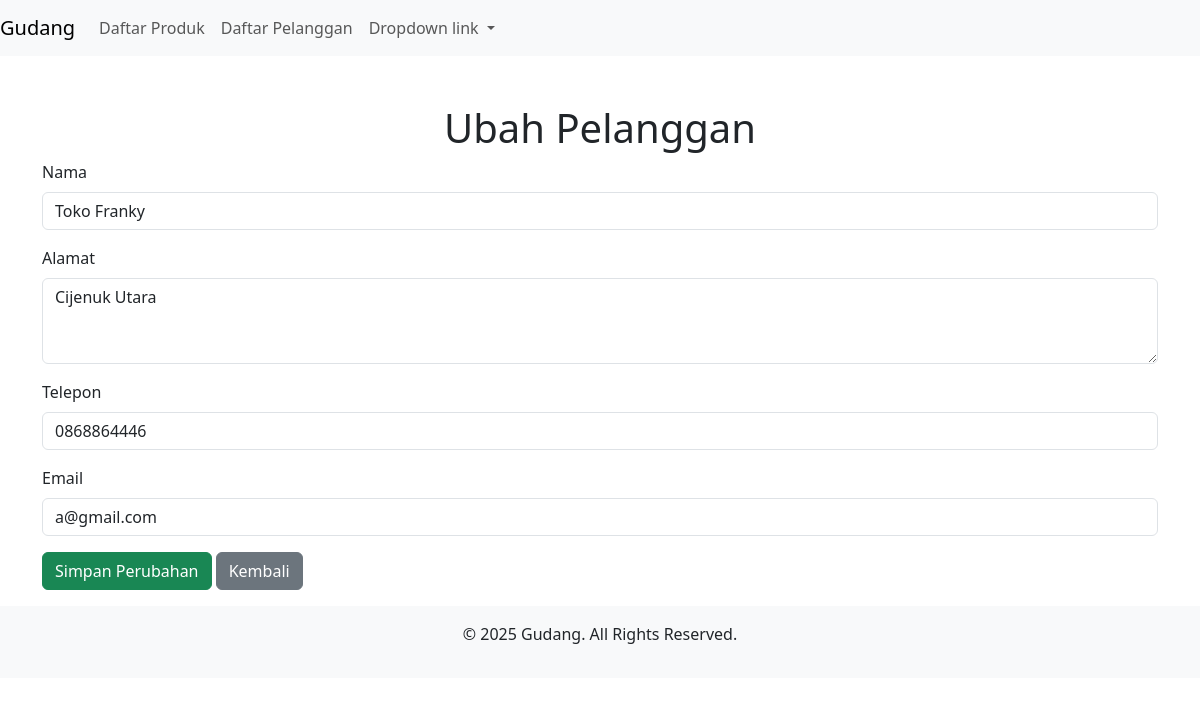
The app's page /index.php?action=pelanggan_edit&id=24 with its own data.
### tables this page shows
CREATE TABLE `pelanggan` (
  `PelangganID` int(11) NOT NULL,
  `Nama` varchar(100) DEFAULT NULL,
  `Alamat` varchar(255) DEFAULT NULL,
  `Telepon` varchar(20) DEFAULT NULL,
  `Email` varchar(100) DEFAULT NULL
);

### controllers/PelangganController.php (called while the page is built, shortened)
<?php
class PelangganController
{
    private $db;
    public function __construct($db)
    {
        $this->db = $db;
    }
    public function edit($pelangganID)
    {
        $sql = "SELECT * FROM pelanggan WHERE PelangganID = ?";
        $stmt = $this->db->prepare($sql);
        $stmt->bind_param("i", $pelangganID);
        $stmt->execute();
        $result = $stmt->get_result();
        $pelanggan = $result->fetch_assoc();
        include 'views/pelanggan/pelanggan_ubah.php';
    }
}
?>

### config/database.php (called while the page is built, shortened)
<?php
class Database {
    private $host = "localhost";
    private $user = "root";
    private $pass = "";
    private $db_name = "KlmpkFdln";
    public $conn;
    public function __construct() {
        $this->conn = new mysqli($this->host, $this->user, $this->pass, $this->db_name);
    }
    public function prepare($sql) {
        return $this->conn->prepare($sql);
    }
}
?>

### views/pelanggan/pelanggan_ubah.php (the view, shortened to what this page needs)
<!DOCTYPE html>
<html lang="en">
<head>
    <link href="https://cdn.jsdelivr.net/npm/bootstrap@5.3.0/dist/css/bootstrap.min.css" rel="stylesheet">
</head>
<body>
    <div class="container mt-5">
        <h1 class="text-center">Ubah Pelanggan</h1>
        <form action="index.php?action=pelanggan_update&id=<?= $pelanggan['PelangganID']; ?>" method="POST">
            <div class="mb-3">
                <label for="nama" class="form-label">Nama</label>
                <input type="text" class="form-control" id="nama" name="nama" value="<?= $pelanggan['Nama']; ?>" required>
            </div>
            <div class="mb-3">
                <label for="alamat" class="form-label">Alamat</label>
                <textarea class="form-control" id="alamat" name="alamat" rows="3" required><?= $pelanggan['Alamat']; ?></textarea>
            </div>
            <div class="mb-3">
                <label for="telepon" class="form-label">Telepon</label>
                <input type="text" class="form-control" id="telepon" name="telepon" value="<?= $pelanggan['Telepon']; ?>" required>
            </div>
            <div class="mb-3">
                <label for="email" class="form-label">Email</label>
                <input type="email" class="form-control" id="email" name="email" value="<?= $pelanggan['Email']; ?>" required>
            </div>
            <button type="submit" class="btn btn-success">Simpan Perubahan</button>
            <a href="index.php?action=pelanggan_list" class="btn btn-secondary">Kembali</a>
        </form>
    </div>
</body>
</html>

### views/layout/footer.php (style rules this page uses)
body { background-color:rgb(255, 255, 255); }

### records on screen
pelanggan: nama "Toko Franky", alamat "Cijenuk Utara", telepon "0868864446", email "a@gmail.com"
